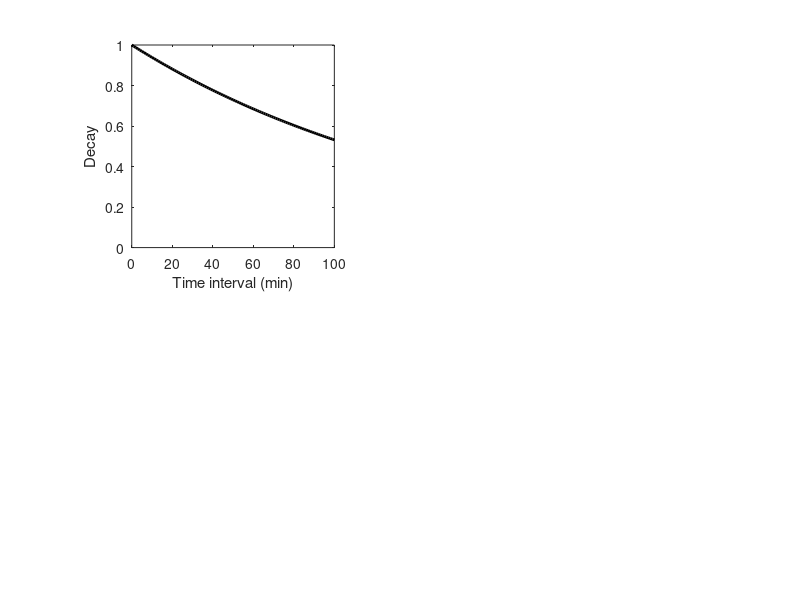

This chart was generated by the following MATLAB code: (Note: this script raises an error after producing the figure.)
function tmp
close all
clear all
clc


%% Decay
thalf   = 109.771; % half-time (min)
thalf   = thalf/(24*60); % half-time (days)
lambda  = log(2)/thalf; % decay constant (1/days)
dur     = 0:100; % min
dur     = dur/(24*60); %days
D       = exp(-lambda*dur);
dur     = dur*24*60; % min
subplot(221)
plot(dur,D,'k-','LineWidth',2);
xlabel('Time interval (min)');
axis square;
ylim([0 1]);
ylabel('Decay');

% %% Read data
% C1 = 8791535;
% A0 = 127.53;
% % '12:18:00';
% t0 = 12*60*60 + 18*60 + 0; %s
% t0 = t0/(60*60*24); % days
% % 12:51:16
% t1 = 12*60*60+51*60+16; %s
% t1 = t1/(60*60*24); % days
% D  = decayfun(C1,A0,t0,t1)
% 
% %% Read data
% C1 = 9101339;
% A0 = 127.53;
% % '12:29:00';
% t0 = 12*60*60 + 29*60 + 0; %s
% t0 = t0/(60*60*24); % days
% % 13:05:00
% t1 = 13*60*60+05*60+0; %s
% t1 = t1/(60*60*24); % days
% D  = decayfun(C1,A0,t0,t1)

%% Read all data
cd('C:\DATA\KNO\PET');
[N,T,R] = xlsread('conversion_1.xlsx');

%% Control
C1      = N(:,1);
A0      = N(:,3);
t0      = N(:,2);
t1      = N(:,4);

C = decayfun(C1,A0,t0,t1);
subplot(223)
plot(C1,C,'k.');
ax = axis;
mx = max(ax);
axis([0 mx 0 mx]);
axis square;
pa_unityline;

%% Visual
C1      = N(:,7);
A0      = N(:,9);
t0      = N(:,8);
t1      = N(:,10);

V = decayfun(C1,A0,t0,t1);
subplot(224)
plot(C1,V,'k.');
ax = axis;
mx = max(ax);
axis([0 mx 0 mx]);
axis square;
pa_unityline;

P = round(100*(V-C)./C);



function D = decayfun(C1,A0,t0,t1)
thalf   = 109.771; % half-time (min)
thalf   = thalf/(24*60); % half-time (days)
lambda  = log(2)/thalf; % decay constant (1/days)
dur     = t1-t0; % time interval (days)
D       = 100*C1./A0.*exp(-lambda.*dur);

% =B45*D45/100*EXP(-$C$58*(E45-C45))
